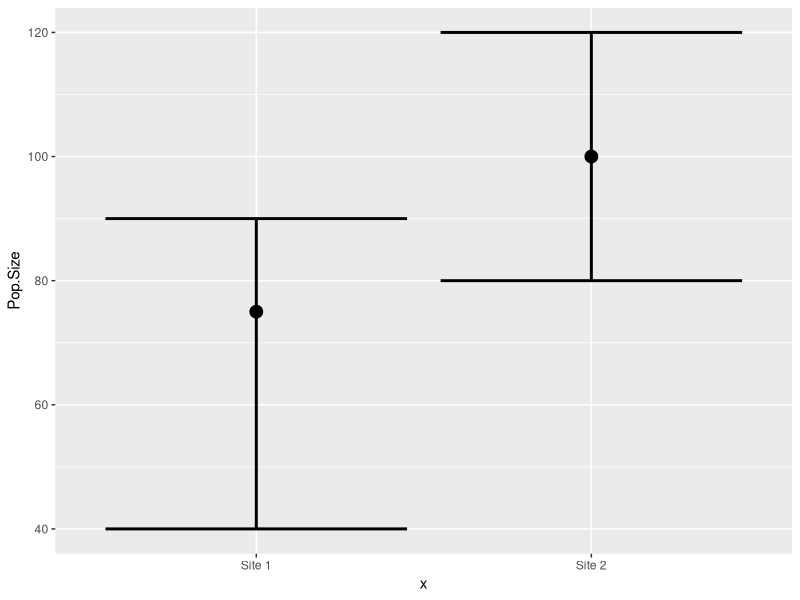
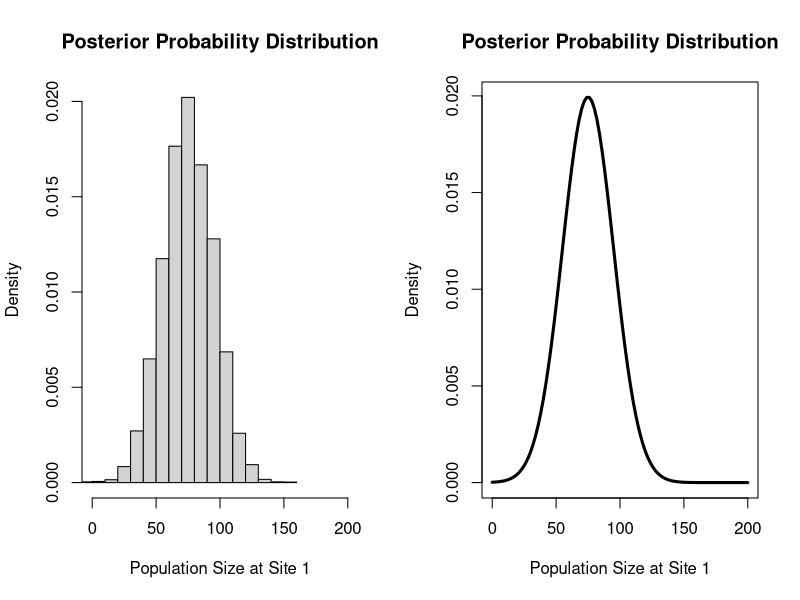
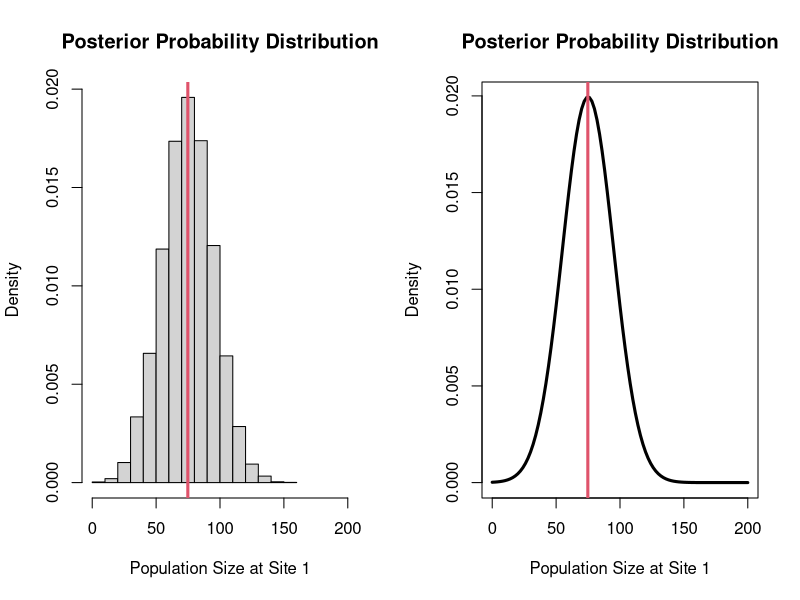
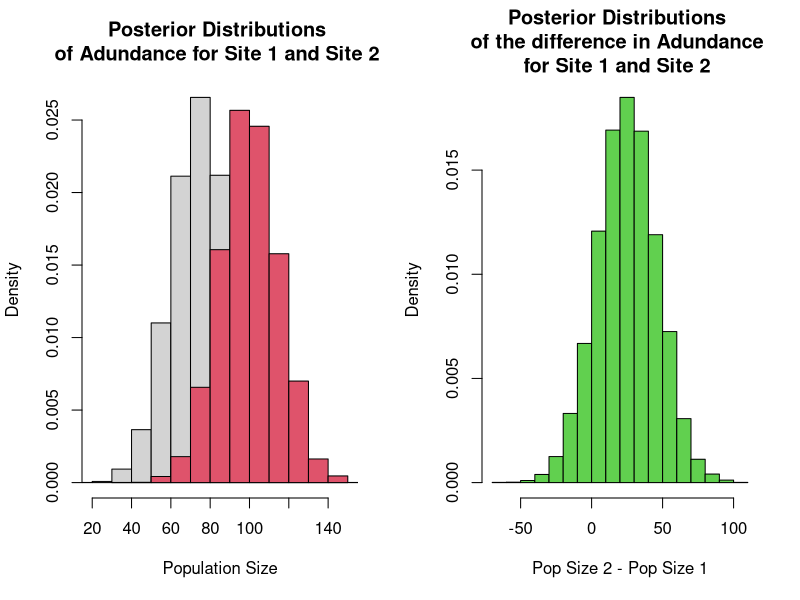
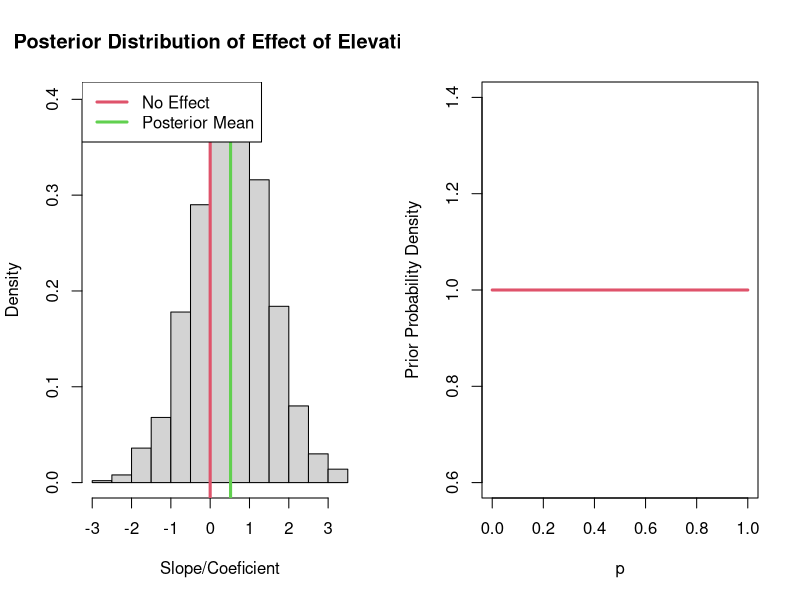
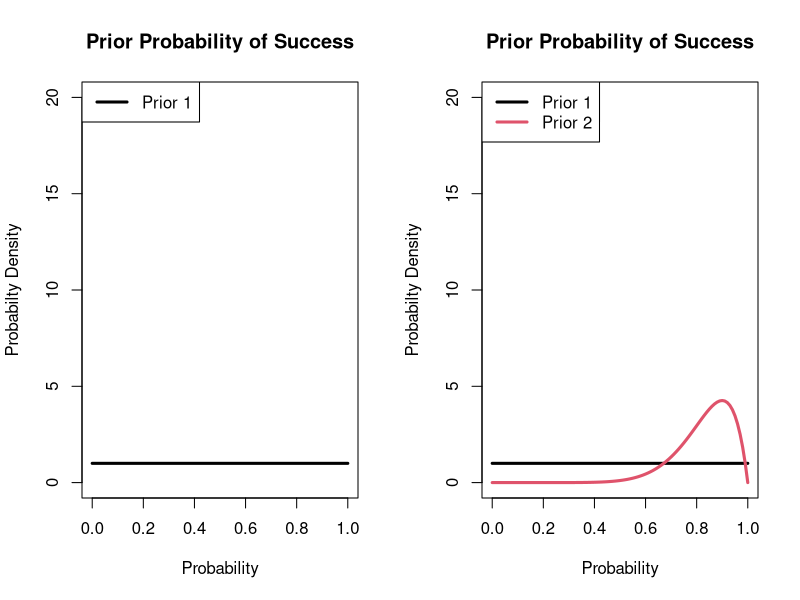
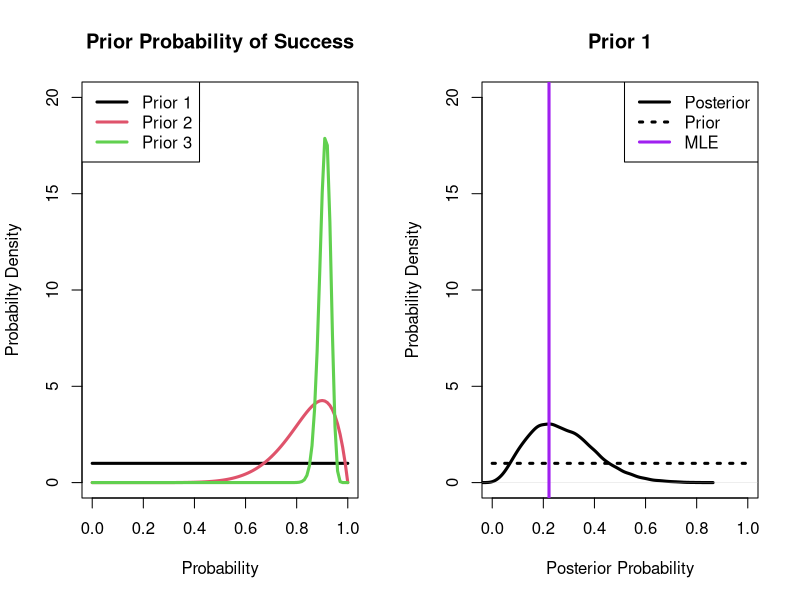
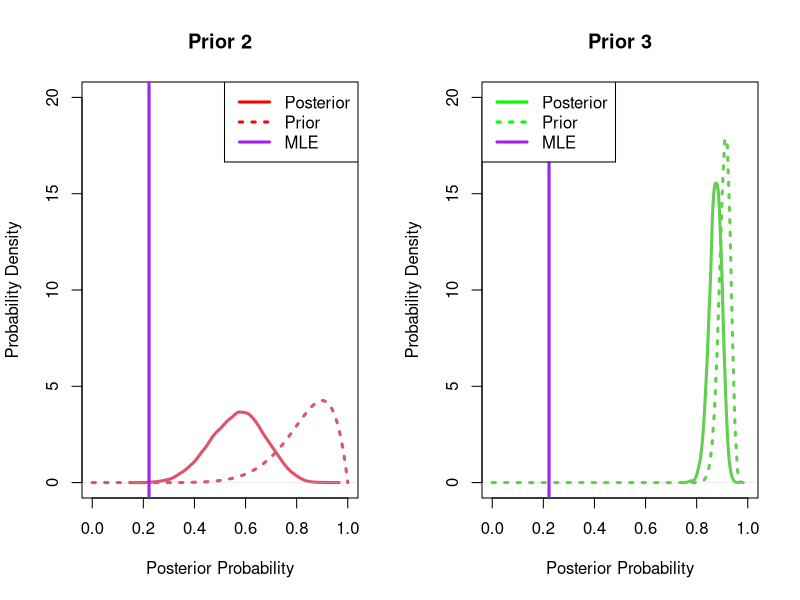

Source code (R) for these figures, in order:
## ---- eval=TRUE,echo=FALSE---------------------------------------------------
set.seed(923874)                 # Create example data
data <- data.frame(x = c("Site 1","Site 2"),
                         Pop.Size = c(75,100),
                         lower = c(40,80),
                         upper = c(90,120))

library("ggplot2")
ggplot(data, aes(x, Pop.Size)) +        # ggplot2 plot with confidence intervals
  geom_point(cex=4) +
  geom_errorbar(aes(ymin = lower, ymax = upper),size = 1)



## ---- eval=TRUE,echo=FALSE---------------------------------------------------
par(mfrow=c(1,2))
hist(rnorm(10000,75,20),xlim=c(0,200),freq=FALSE,main="Posterior Probability Distribution",xlab="Population Size at Site 1")
curve(dnorm(x,75,20),xlim=c(0,200),main="Posterior Probability Distribution",ylab="Density",lwd=3,xlab="Population Size at Site 1")


## ---- eval=TRUE,echo=FALSE---------------------------------------------------
par(mfrow=c(1,2))
set.seed(546543)
x=rnorm(10000,75,20)
hist(x,xlim=c(0,200),freq=FALSE,main="Posterior Probability Distribution",xlab="Population Size at Site 1")
abline(v=mean(x),lwd=3,col=2)

curve(dnorm(x,75,20),xlim=c(0,200),main="Posterior Probability Distribution",ylab="Density",lwd=3,xlab="Population Size at Site 1")
abline(v=mean(x),lwd=3,col=2)


## ---- eval=TRUE,echo=FALSE---------------------------------------------------
par(mfrow=c(1,2))
set.seed(4345)
post1=rnorm(10000,75,15)
post2=rnorm(10000,100,15)
hist(post1,freq=FALSE,xlim=c(20,150),main="Posterior Distributions \nof Adundance for Site 1 and Site 2 ",
     xlab="Population Size")
hist(post2,freq=FALSE,xlim=c(20,150),add=TRUE,col=2)
diff=post2-post1
hist(diff,freq=FALSE,col=3,main="Posterior Distributions \nof the difference in Adundance \nfor Site 1 and Site 2 ",
     xlab="Pop Size 2 - Pop Size 1")


## ---- eval=TRUE,echo=TRUE----------------------------------------------------
length(which(diff>0))/length(diff)


## ---- eval=TRUE,echo=FALSE---------------------------------------------------
set.seed(5435)
x=seq(-1,1,by=0.1)
y=rnorm(21,mean=1+1*x,sd=1)


## ---- eval=TRUE,echo=TRUE----------------------------------------------------
summary(glm(y~x))


## ---- eval=TRUE,echo=FALSE---------------------------------------------------
set.seed(543534)
post=rnorm(1000,0.5,1)
hist(post,main="Posterior Distribution of Effect of Elevation",freq = FALSE,xlab="Slope/Coeficient")
abline(v=0, lwd=3,col=2)
abline(v=mean(post), lwd=3,col=3)
legend("topleft",col=c(2,3),lwd=3,legend=c("No Effect", "Posterior Mean"))


## ---- eval=TRUE,echo=TRUE----------------------------------------------------
#Posterior Mean
  mean(post)


## ---- eval=TRUE,echo=TRUE----------------------------------------------------
#Credible/Probability Intervals 
  quantile(post,prob=c(0.025,0.975))


## ---- eval=TRUE,echo=TRUE----------------------------------------------------
# #Probabilty of a postive effect
 length(which(post>0))/length(post)


## ---- eval=TRUE,echo=TRUE----------------------------------------------------
# #Probabilty of a negative effect
 length(which(post<0))/length(post)


## ----eval=TRUE, echo=TRUE----------------------------------------------------
curve(dbeta(x,1,1),xlim=c(0,1),lwd=3,col=2,xlab="p",
      ylab = "Prior Probability Density")


## ----eval=TRUE, echo=TRUE----------------------------------------------------
# Survival outcomes of three adult hippos
  y1=c(0,0,0,0,0,0,0,1,1)
  N1=length(y1)
  mle.p=mean(y1)
  mle.p


## ----eval=TRUE, echo=TRUE----------------------------------------------------
  alpha1=1
  beta1=1


## ----eval=TRUE, echo=FALSE---------------------------------------------------
#Plot of prior 1
curve(dbeta(x,shape1=alpha1,shape2=beta1),lwd=3,
      xlab="Probability",ylab="Probabilty Density",
      main="Prior Probability of Success",ylim=c(0,20))
legend("topleft",col=c(1,2),legend=c("Prior 1"),lwd=3)


## ----eval=TRUE, echo=TRUE----------------------------------------------------
  alpha2=10
  beta2=2


## ----eval=TRUE, echo=FALSE---------------------------------------------------
curve(dbeta(x,shape1=alpha1,shape2=beta1),lwd=3,
      xlab="Probability",ylab="Probabilty Density",
      main="Prior Probability of Success",ylim=c(0,20))
legend("topleft",col=c(1,2),legend=c("Prior 1"),lwd=3)
curve(dbeta(x,shape1=alpha2,shape2=beta2),lwd=3,col=2,add=TRUE)
legend("topleft",col=c(1,2),legend=c("Prior 1", "Prior 2"),lwd=3)


## ----eval=TRUE, echo=TRUE----------------------------------------------------
  alpha3=150
  beta3=15


## ----eval=TRUE, echo=FALSE---------------------------------------------------
curve(dbeta(x,shape1=alpha1,shape2=beta1),lwd=3,
      xlab="Probability",ylab="Probabilty Density",
      main="Prior Probability of Success",ylim=c(0,20))
legend("topleft",col=c(1,2),legend=c("Prior 1"),lwd=3)
curve(dbeta(x,shape1=alpha2,shape2=beta2),lwd=3,col=2,add=TRUE)
curve(dbeta(x,shape1=alpha3,shape2=beta3),lwd=3,col=3,add=TRUE)
legend("topleft",col=c(1,2,3),legend=c("Prior 1", "Prior 2","Prior 3"),lwd=3)



## ----eval=TRUE, echo=TRUE----------------------------------------------------
# Note- the data are the same, but the prior is changing
  post.1=rbeta(10000,alpha1+sum(y1),beta1+N1-sum(y1))
  post.2=rbeta(10000,alpha2+sum(y1),beta2+N1-sum(y1))
  post.3=rbeta(10000,alpha3+sum(y1),beta3+N1-sum(y1))


## ----eval=TRUE, echo=FALSE---------------------------------------------------
plot(density(post.1),ylim=c(0,20),xlim=c(0,1),col=1,lwd=3,main="Prior 1",
     xlab="Posterior Probability",ylab="Probability Density")
curve(dbeta(x,shape1=alpha1,shape2=beta1),
      add=TRUE,col=1,lwd=3,lty=3)
abline(v=mle.p,col="purple",lwd=3)
legend("topright",lwd=3,lty=c(1,3,1),col=c("black","black","purple"),
       legend=c("Posterior","Prior","MLE"))


## ----eval=TRUE, echo=FALSE---------------------------------------------------
plot(density(post.2),ylim=c(0,20),xlim=c(0,1),col=2,lwd=3,main="Prior 2",
     xlab="Posterior Probability",ylab="Probability Density")
curve(dbeta(x,shape1=alpha2,shape2=beta2),
      add=TRUE,col=2,lwd=3,lty=3)
abline(v=mle.p,col="purple",lwd=3)
legend("topright",lwd=3,lty=c(1,3,1),col=c("red","red","purple"),
       legend=c("Posterior","Prior","MLE"))


## ----eval=TRUE, echo=FALSE---------------------------------------------------
plot(density(post.3),ylim=c(0,20),xlim=c(0,1),col=3,lwd=3,main="Prior 3",
     xlab="Posterior Probability",ylab="Probability Density")
curve(dbeta(x,shape1=alpha3,shape2=beta3),
      add=TRUE,col=3,lwd=3,lty=3)
abline(v=mle.p,col="purple",lwd=3)
legend("topleft",lwd=3,lty=c(1,3,1),col=c("green","green","purple"),
       legend=c("Posterior","Prior","MLE"))


## ----eval=TRUE, echo=TRUE----------------------------------------------------
y2=c(0,1,1,0,1,1,1,1,1,1,1,1,1,1,1,1,1,1,0,
     1,1,1,1,1,1,1,1,1,1,1,1,1,1,1,1,1,1,0)
length(y2)


## ----eval=TRUE, echo=FALSE---------------------------------------------------
N2=length(y2)

mle.p=mean(y2)

post.4=rbeta(10000,alpha1+sum(y2),beta1+N2-sum(y2))
post.5=rbeta(10000,alpha2+sum(y2),beta2+N2-sum(y2))
post.6=rbeta(10000,alpha3+sum(y2),beta3+N2-sum(y2))

plot(density(post.4),ylim=c(0,20),xlim=c(0,1),col=1,lwd=3,main="Prior 1",
     xlab="Posterior Probability",ylab="Probability Density")
curve(dbeta(x,shape1=alpha1,shape2=beta1),
      add=TRUE,col=1,lwd=3,lty=3)
abline(v=mle.p,col="purple",lwd=3)
legend("topleft",lwd=3,lty=c(1,3,1),col=c("black","black","purple"),
       legend=c("Posterior","Prior","MLE"))


## ----eval=TRUE, echo=FALSE---------------------------------------------------
plot(density(post.5),ylim=c(0,20),xlim=c(0,1),col=2,lwd=3,main="Prior 2",
     xlab="Posterior Probability",ylab="Probability Density")
curve(dbeta(x,shape1=alpha2,shape2=beta2),
      add=TRUE,col=2,lwd=3,lty=3)
abline(v=mle.p,col="purple",lwd=3)
legend("topleft",lwd=3,lty=c(1,3,1),col=c("red","red","purple"),
       legend=c("Posterior","Prior","MLE"))


## ----eval=TRUE, echo=FALSE---------------------------------------------------
plot(density(post.6),ylim=c(0,20),xlim=c(0,1),col=3,lwd=3,main="Prior 3",
     xlab="Posterior Probability",ylab="Probability Density")
curve(dbeta(x,shape1=alpha3,shape2=beta3),
      add=TRUE,col=3,lwd=3,lty=3)
abline(v=mle.p,col="purple",lwd=3)
legend("topleft",lwd=3,lty=c(1,3,1),col=c("green","green","purple"),
       legend=c("Prior 1","Prior 2","Prior 3"))



## ----eval=TRUE, echo=FALSE---------------------------------------------------
par(mfrow=c(1,2))
plot(density(post.1),ylim=c(0,20),xlim=c(0,1),col=1,lwd=3,main="Small Data",
     xlab="Posterior Probability",ylab="Probability Density")
#curve(dbeta(x,shape1=alpha1,shape2=beta1),
#      add=TRUE,col=1,lwd=3,lty=3)
#abline(v=mle.p,col="purple",lwd=3)

lines(density(post.2),ylim=c(0,20),xlim=c(0,1),col=2,lwd=3)
#curve(dbeta(x,shape1=alpha2,shape2=beta2),
#      add=TRUE,col=2,lwd=3,lty=3)
#abline(v=mle.p,col="purple",lwd=3)

lines(density(post.3),ylim=c(0,20),xlim=c(0,1),col=3,lwd=3)
#curve(dbeta(x,shape1=alpha3,shape2=beta3),
#      add=TRUE,col=3,lwd=3,lty=3)
#abline(v=mle.p,col="purple",lwd=3)
legend("topleft",lwd=3,lty=c(1,1,1),col=c("black","red","green"),
       legend=c("Prior 1","Prior 2","Prior 3"))

#################
plot(density(post.4),ylim=c(0,20),xlim=c(0,1),col=1,lwd=3,main="More Data",
     xlab="Posterior Probability",ylab="Probability Density")
#curve(dbeta(x,shape1=alpha1,shape2=beta1),
#      add=TRUE,col=1,lwd=3,lty=3)
#abline(v=mle.p,col="purple",lwd=3)

lines(density(post.5),ylim=c(0,20),xlim=c(0,1),col=2,lwd=3)
#curve(dbeta(x,shape1=alpha2,shape2=beta2),
#      add=TRUE,col=2,lwd=3,lty=3)
#abline(v=mle.p,col="purple",lwd=3)

lines(density(post.6),ylim=c(0,20),xlim=c(0,1),col=3,lwd=3)
#curve(dbeta(x,shape1=alpha3,shape2=beta3),
#      add=TRUE,col=3,lwd=3,lty=3)
#abline(v=mle.p,col="purple",lwd=3)
legend("topleft",lwd=3,lty=c(1,1,1),col=c("black","red","green"),
       legend=c("Prior 1","Prior 2","Prior 3"))
